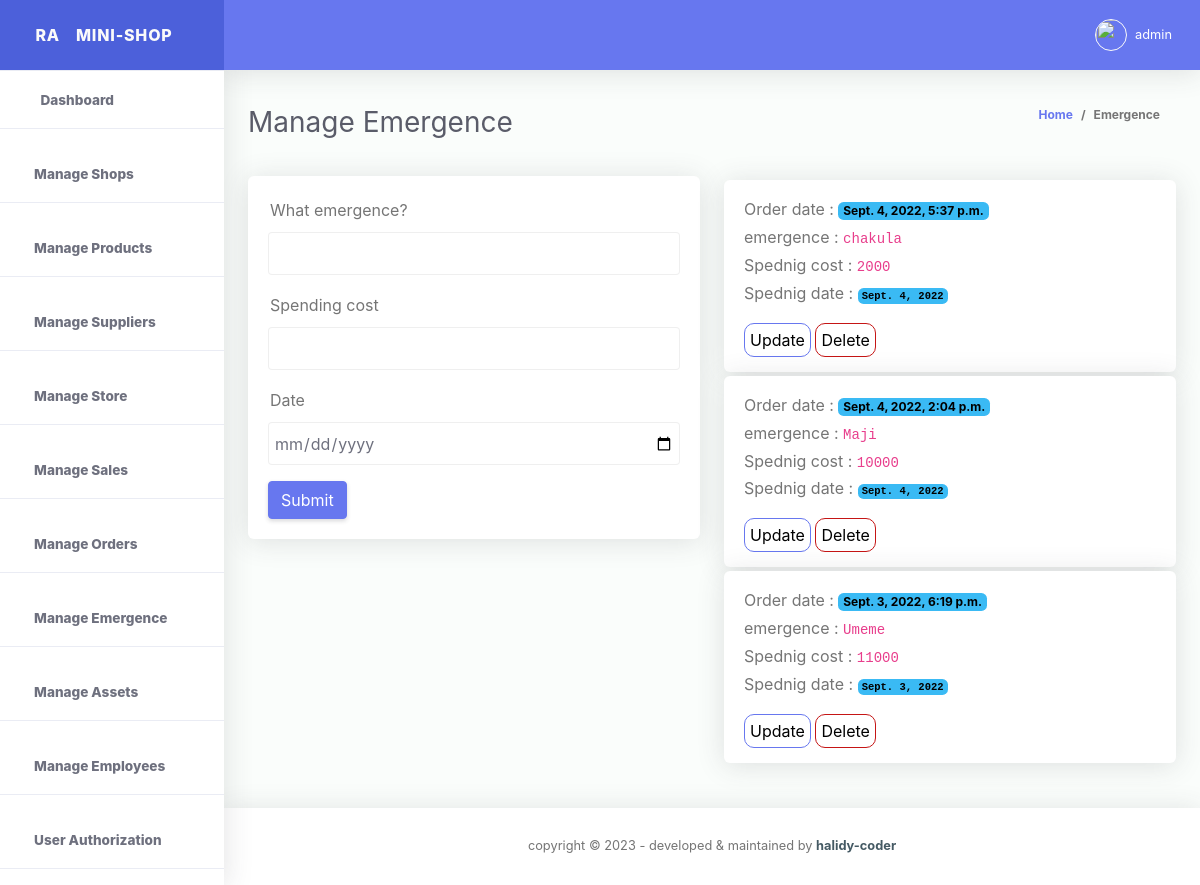
The app's page /my-emergence (signed in) with its own data.
### storeApp/models.py (models this page shows, shortened)
class EmergenceInformations(models.Model):
    id = models.UUIDField(primary_key=True, default=uuid.uuid4, editable=False, unique = True)
    what_emergence = models.CharField(max_length=2000)
    spending_cost = models.IntegerField()
    spending_date = models.DateField()
    created_at = models.DateTimeField(auto_now_add =True) #never change once the object is created
    updated_at = models.DateTimeField(auto_now =True) # always change when object is updated
    class Meta:
        verbose_name_plural = 'List of emergence'

### storeApp/views.py (the view)
# urls.py: path('my-emergence', views.emergencePage, name="emergencePage"),
def emergencePage(request):
  if request.method == "POST" and request.POST.get("add_emergence"):
    form = EmergenceInformationsForm(request.POST)
    if form.is_valid():
      form.save()
      messages.success(request, f"emergence information added by {request.user.username}")
      return redirect("storeApp:emergencePage")
  try:
      get_all_user_authorizations = AuthorizeUsers.objects.get(select_user = request.user)
  except:
    messages.info(request, f"{request.user} does not have any credential yet!")
    return redirect("storeApp:shopPage")
  get_all_emergence = EmergenceInformations.objects.all().order_by('-updated_at')
  template_name = 'store/emergencePage.html'
  update = False
  context  = {
   'get_all_user_authorizations':get_all_user_authorizations,
   'get_all_emergence':get_all_emergence,
   'update':update,
  }
  return render (request, template_name, context)

### templates/store/emergencePage.html (shortened to what this page needs)
{% extends './base.html' %}
{% load static %}
{% block content %}
<div class="container-fluid" id="container-wrapper">
  <div class="d-sm-flex align-items-center justify-content-between mb-4">
    <h1 class="h3 mb-0 text-gray-800">Manage Emergence </h1>
    <ol class="breadcrumb">
      <li class="breadcrumb-item"><a href="./">Home</a></li>
      <li class="breadcrumb-item active" aria-current="page">Emergence</li>
    </ol>
  </div>
  </div>
<div class="emergence_section">
  <div class="container">
    <div class="row">
      {% if update == False %}
      <div class="col-md-6">
        <div class="card">
          <div class="card-body">
            <form method="post" action="">
              <div class="row">
                <div class="col-md-12">
                 <div class="form-group">
                   <label for="quantity" >What emergence?</label>
                   <input type="text" name="what_emergence" class="form-control">
                 </div>
                 <div class="form-group">
                  <label for="quantity" >Spending cost</label>
                  <input type="number" name="spending_cost" class="form-control">
                </div>
                 <div class="form-group">
                  <label for="quantity" >Date</label>
                  <input type="date" name="spending_date" class="form-control">
                </div>
                 <button type="submit" class="btn btn-primary" name="add_emergence" value="add_emergence">Submit</button>
                 </div>
                </div>
             </form>
          </div>
        </div>
      </div>
      {% endif %}
      {% if get_all_emergence %}
      <div class="col-md-6">
        <div class="emergence">
          {% for emergence in get_all_emergence %}
          <div class="card mt-1">
            <div class="card-body">
              <h6>Order date : <span > <mark class="badge bg-info">{{ emergence.created_at}}</mark></span></h6>
              <h6>emergence : <code>{{ emergence.what_emergence}}</code></h6>
              <h6>Spednig cost : <code>{{ emergence.spending_cost}}</code></h6>
              <h6>Spednig date : <code> <span><mark class=" badge bg-info pl-1">{{ emergence.spending_date}}</mark> </span></code></h6>
              <div class="button_section mt-4">
                <a href="{% url 'storeApp:updateEmergence' emergence.id %}" class="update">Update</a>
                <a href="{% url 'storeApp:deleteEmergence' emergence.id %}" class="delete">Delete</a>
              </div>
            </div>
            </div>
          {% endfor %}
        </div>
       </div>
      {% endif %}
    </div>
  </div>
</div>
{% endblock %}

### templates/store/base.html (shortened to what this page needs)
<!DOCTYPE html>
<html lang="en">
{% load static %}
<head>
  <link href="{% static './vendor/fontawesome-free/css/all.min.css' %}" rel="stylesheet" type="text/css">
  <link href="{% static './vendor/bootstrap/css/bootstrap.min.css' %}" rel="stylesheet" type="text/css">
  <link href="{% static './css/ruang-admin.min.css' %}" rel="stylesheet">
  <link href="{% static './css/chart.css' %}" rel="stylesheet">
  <link href="{% static './vendor/datatables/dataTables.bootstrap4.min.css' %}" rel="stylesheet">
  <link href="{% static './vendor/select2/dist/css/select2.min.css'%}" rel="stylesheet" type="text/css">
  <link href="{% static './vendor/bootstrap-datepicker/css/bootstrap-datepicker.min.css' %}" rel="stylesheet" >
  <link href="{% static './vendor/bootstrap-touchspin/css/jquery.bootstrap-touchspin.css' %} " rel="stylesheet" >
  <link href="{% static './vendor/clock-picker/clockpicker.css' %}" rel="stylesheet">
  <link href="{% static './css/ruang-admin.css' %}" rel="stylesheet">
</head>
<body id="page-top" >
<div id="wrapper" >
  <ul class="navbar-nav sidebar sidebar-light accordion" id="accordionSidebar">
    <a class="sidebar-brand d-flex align-items-center justify-content-center" href="homePage">
      <div class="sidebar-brand-icon">
        <span>RA</span>
      </div>
      <div class="sidebar-brand-text mx-3">MINI-SHOP</div>
    </a>
    <hr class="sidebar-divider my-0">
    {% if get_all_user_authorizations.view_dashboard %}
    <li class="nav-item active ">
      <a class="nav-link" href="{% url 'storeApp:homepage' %}">
        <i class="fas fa-fw fa-tachometer-alt"></i>
        <span>Dashboard</span></a>
      </li>
    <hr class="sidebar-divider">
    {% endif %}
    {% if get_all_user_authorizations.manage_shop %}
    <li class="nav-item active">
      <a class="nav-link" href="{% url 'storeApp:shopPage' %}">
        <i class="fas fas fas fa-store-alt fa-2x text-success"></i>
        <span>Manage Shops</span></a>
    </li>
    <hr class="sidebar-divider">
    {% endif %}
    {% if get_all_user_authorizations.manage_product %}
    <li class="nav-item active">
      <a class="nav-link" href="{% url 'storeApp:productPage' %}">
        <i class="fas fas fab fa-shopping-bag fa-2x text-success"></i>
        <span>Manage Products</span></a>
    </li>
    <hr class="sidebar-divider">
    {% endif %}
    {% if get_all_user_authorizations.manage_supplier %}
    <li class="nav-item active">
      <a class="nav-link" href="{% url 'storeApp:suppliersPage' %}">
        <i class="fas fas fa-user-friends fa-2x text-success"></i>
        <span>Manage Suppliers</span></a>
    </li>
    <hr class="sidebar-divider">
    {% endif %}
    {% if get_all_user_authorizations.manage_store %}
    <li class="nav-item active">
      <a class="nav-link" href="{% url 'storeApp:storePage' %}">
        <i class="fas fas fa-store-alt fa-2x text-success"></i>
        <span>Manage Store</span></a>
    </li>
    <hr class="sidebar-divider">
    {% endif %}
    {% if get_all_user_authorizations.manage_sales %}
    <li class="nav-item active">
      <a class="nav-link" href="{% url 'storeApp:salesPage' %}">
        <i class="fas far fa-money-bill-alt fa-2x text-success"></i>
        <span>Manage Sales</span></a>
    </li>
    <hr class="sidebar-divider">
    {% endif %}
    {% if get_all_user_authorizations.manage_orders %}
    <li class="nav-item active">
      <a class="nav-link" href="{% url 'storeApp:ordersPage' %}">
        <i class="fas far fas fa-cart-arrow-down fa-2x text-success"></i>
        <span>Manage Orders</span></a>
    </li>
    <hr class="sidebar-divider">
    {% endif %}
    {% if get_all_user_authorizations.manage_emergence %}
    <li class="nav-item active">
      <a class="nav-link" href="{% url 'storeApp:emergencePage' %}">
        <i class="fas far far fa-comments fa-2x text-success"></i>
        <span>Manage Emergence</span></a>
    </li>
    <hr class="sidebar-divider">
    {% endif %}
    {% if get_all_user_authorizations.manage_company_stock_or_assets %}
    <li class="nav-item active">
      <a class="nav-link" href="{% url 'storeApp:companyStockPage' %}">
        <i class="fas far far fa-store-alt fa-2x text-success"></i>
        <span>Manage Assets</span></a>
    </li>
    <hr class="sidebar-divider">
    {% endif %}
    {% if get_all_user_authorizations.manage_employees %}
    <li class="nav-item active">
      <a class="nav-link" href="{% url 'storeApp:employeePage' %}">
        <i class="fas fa-users fa-2x text-success"></i>
        <span>Manage Employees</span></a>
    </li>
  <hr class="sidebar-divider">
  {% endif %}
  {% if get_all_user_authorizations.manage_authorizations %}
    <li class="nav-item active">
      <a class="nav-link" href="{% url 'storeApp:authorizationPage' %}">
        <i class="fas far far fas fa-user-shield fa-2x text-success"></i>
        <span>User Authorization</span></a>
    </li>
    <hr class="sidebar-divider">
    {% endif %}
  </ul>
  <div id="content-wrapper" class="d-flex flex-column">
    <div id="content">
      <nav class="navbar navbar-expand navbar-light bg-navbar topbar mb-4 static-top">
        <button id="sidebarToggleTop" class="btn btn-link rounded-circle mr-3">
          <i class="fa fa-bars"></i>
        </button>
        <ul class="navbar-nav ml-auto">
          {% if request.user.is_authenticated %}
          <li class="nav-item dropdown no-arrow">
            <a class="nav-link dropdown-toggle" href="#" id="userDropdown" role="button" data-toggle="dropdown"
              aria-haspopup="true" aria-expanded="false">
              <img class="img-profile rounded-circle" src="{% static 'img/boy.png' %}" style="max-width: 60px">
              <span class="ml-2 d-none d-lg-inline text-white small">{{request.user.username}}</span>
            </a>
          </li>
          {% endif %}
        </ul>
      </nav>
      {% block content %}
      {% endblock %}
    </div>
    <footer class="sticky-footer bg-white">
      <div class="container my-auto">
        <div class="copyright text-center my-auto">
          <span>copyright &copy; <script> document.write(new Date().getFullYear()); </script> - developed & maintained by
            <b><a href="https://halidy-coder.gitlab.io/" target="_blank">halidy-coder</a></b>
          </span>
        </div>
      </div>
    </footer>
  </div>
</div>
  </body>
</html>

### static/css/ruang-admin.css (style rules this page uses)
html { position: relative; min-height: 100%; font-family: Nunito }
body { height: 100% }
#wrapper { display: -webkit-box; display: -ms-flexbox; display: flex }
#wrapper #content-wrapper { background-color: #fafdfb; width: 100%; overflow-x: hidden }
#wrapper #content-wrapper #content { -webkit-box-flex: 1; -ms-flex: 1 0 auto; flex: 1 0 auto }
.container, .container-fluid, .container-login { padding-left: 1.5rem; padding-right: 1.5rem }
.text-gray-800 { color: #5a5c69 !important }
.dropdown.no-arrow .dropdown-toggle::after { display: none }
.sidebar .nav-item.dropdown .dropdown-toggle::after, .topbar .nav-item.dropdown .dropdown-toggle::after { width: 1rem; text-align: center; float: right; vertical-align: 0; border: 0; font-weight: 900; content: '\f105'; font-family: 'Font Awesome 5 Free' }
.sidebar .nav-item .nav-link, .topbar .nav-item .nav-link { position: relative }
.sidebar .nav-item .nav-link .img-profile, .topbar .nav-item .nav-link .img-profile { height: 2rem; width: 2rem; border: 1px solid #fafafa }
.topbar { height: 4.375rem; z-index: 2; -webkit-box-shadow: 0 .15rem 1.75rem 0 rgba(58, 59, 69, .15) !important; box-shadow: 0 .15rem 1.75rem 0 rgba(58, 59, 69, .15) !important }
.topbar #sidebarToggleTop { height: 2.5rem; width: 2.5rem; -webkit-box-shadow: 0 0 !important; box-shadow: 0 0 !important }
.topbar .nav-item .nav-link { height: 4.375rem; display: -webkit-box; display: -ms-flexbox; display: flex; -webkit-box-align: center; -ms-flex-align: center; align-items: center; padding: 0 .75rem }
.topbar .dropdown { position: static }
@media (min-width:576px) { .topbar .dropdown { position: relative } }
.topbar.navbar-light .navbar-nav .nav-item .nav-link { color: #fafafa; transition: all .3s ease-in-out; -webkit-transition: all .3s ease-in-out }
.bg-navbar { background-color: #6777ef }
.sidebar { min-height: 100vh; width: 14rem !important; background-color: #fff !important; -webkit-box-shadow: 0 .15rem 1.75rem 0 rgba(58, 59, 69, .15) !important; box-shadow: 0 .15rem 1.75rem 0 rgba(58, 59, 69, .15) !important; z-index: 0 }
.sidebar .nav-item { position: relative; margin-bottom: -15px }
.sidebar .nav-item .nav-link { display: block; width: 100%; text-align: left; padding: 1rem; width: 14rem }
.sidebar .nav-item .nav-link i { font-size: .85rem; margin-right: .25rem }
.sidebar .nav-item .nav-link span { font-size: .85rem; display: inline }
.sidebar .nav-item.active .nav-link { font-weight: 800 }
.sidebar .sidebar-brand { height: 4.375rem; text-decoration: none; font-size: 1rem; font-weight: 800; padding: 1.5rem 1rem; text-align: center; letter-spacing: .05rem; z-index: 1 }
.sidebar hr.sidebar-divider { margin: 1rem 0 1rem 0 }
.sidebar .sidebar-brand .sidebar-brand-text { display: inline }
.breadcrumb { background-color: transparent; font-size: 12px; font-weight: 700 }
.sidebar-light .sidebar-brand { color: #fafafa; background-color: #4c60da }
.sidebar-light hr.sidebar-divider { border-top: 1px solid #eaecf4 }
.sidebar-light .nav-item .nav-link { color: #858796 }
.sidebar-light .nav-item .nav-link i { color: #9e9e9e }
.sidebar-light .nav-item.active .nav-link { color: #6e707e }
.sidebar-light .nav-item.active .nav-link i { color: #6e707e }
footer.sticky-footer { padding: 2rem 0; -ms-flex-negative: 0; flex-shrink: 0; -webkit-box-shadow: 0 .15rem 1.75rem 0 rgba(58, 59, 69, .15); box-shadow: 0 .15rem 1.75rem 0 rgba(58, 59, 69, .15) }
footer.sticky-footer .copyright { line-height: 1; font-size: .8rem }
footer.sticky-footer .copyright a { color: #455a64 }
.card { -webkit-box-shadow: 0 .15rem 1.75rem 0 rgba(58, 59, 69, .15) !important; box-shadow: 0 .15rem 1.75rem 0 rgba(58, 59, 69, .15) !important }
.emergence_section .emergence .button_section .update { color: #000; text-decoration: var(--none); background-color:#fff; padding: 6px 5px; border: 1px solid #6777ef; border-radius: 10px; color: #000; }
.emergence_section .emergence .button_section .delete { color: #000; text-decoration: var(--none); background-color:#fff; padding: 6px 5px; border: 1px solid #c51515; border-radius: 10px; color: #000; }
.emergence_section form label { display: block; padding: 2px 2px; }
.emergence_section form input { display: block; padding: 10px 5px; width: 100%; outline: none; border: 1px solid #eeee; }

### records on screen
EmergenceInformations: created_at "Sept. 4, 2022, 5:37 p.m.", what_emergence "chakula", spending_cost "2000", spending_date "Sept. 4, 2022"
EmergenceInformations: created_at "Sept. 4, 2022, 2:04 p.m.", what_emergence "Maji", spending_cost "10000", spending_date "Sept. 4, 2022"
EmergenceInformations: created_at "Sept. 3, 2022, 6:19 p.m.", what_emergence "Umeme", spending_cost "11000", spending_date "Sept. 3, 2022"

### other values on screen
{{ request.user.username }} "admin"
